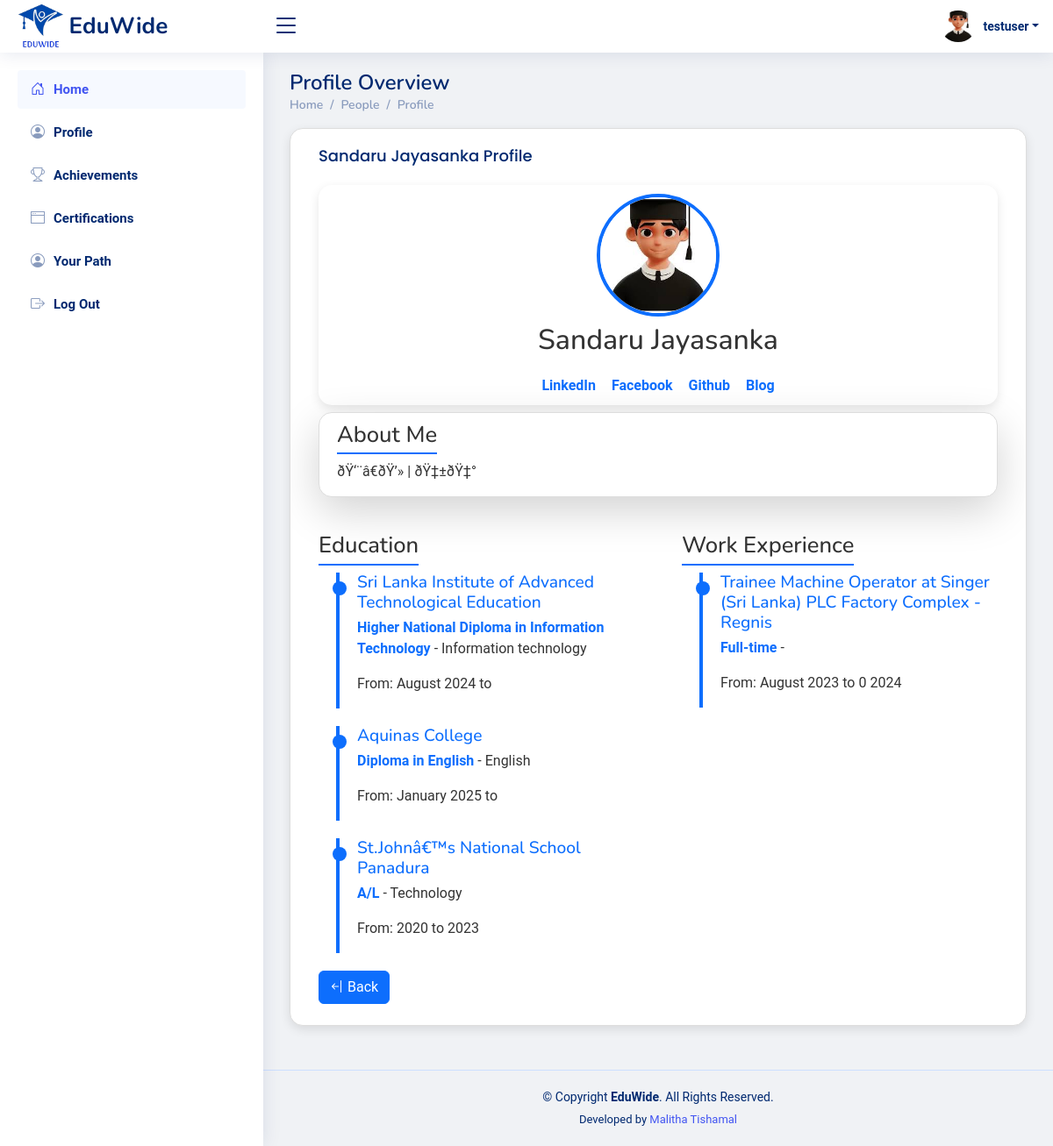
/oddstudents/profile.php?former_student_id=25 (signed in), run on an earlier commit of the app's database.
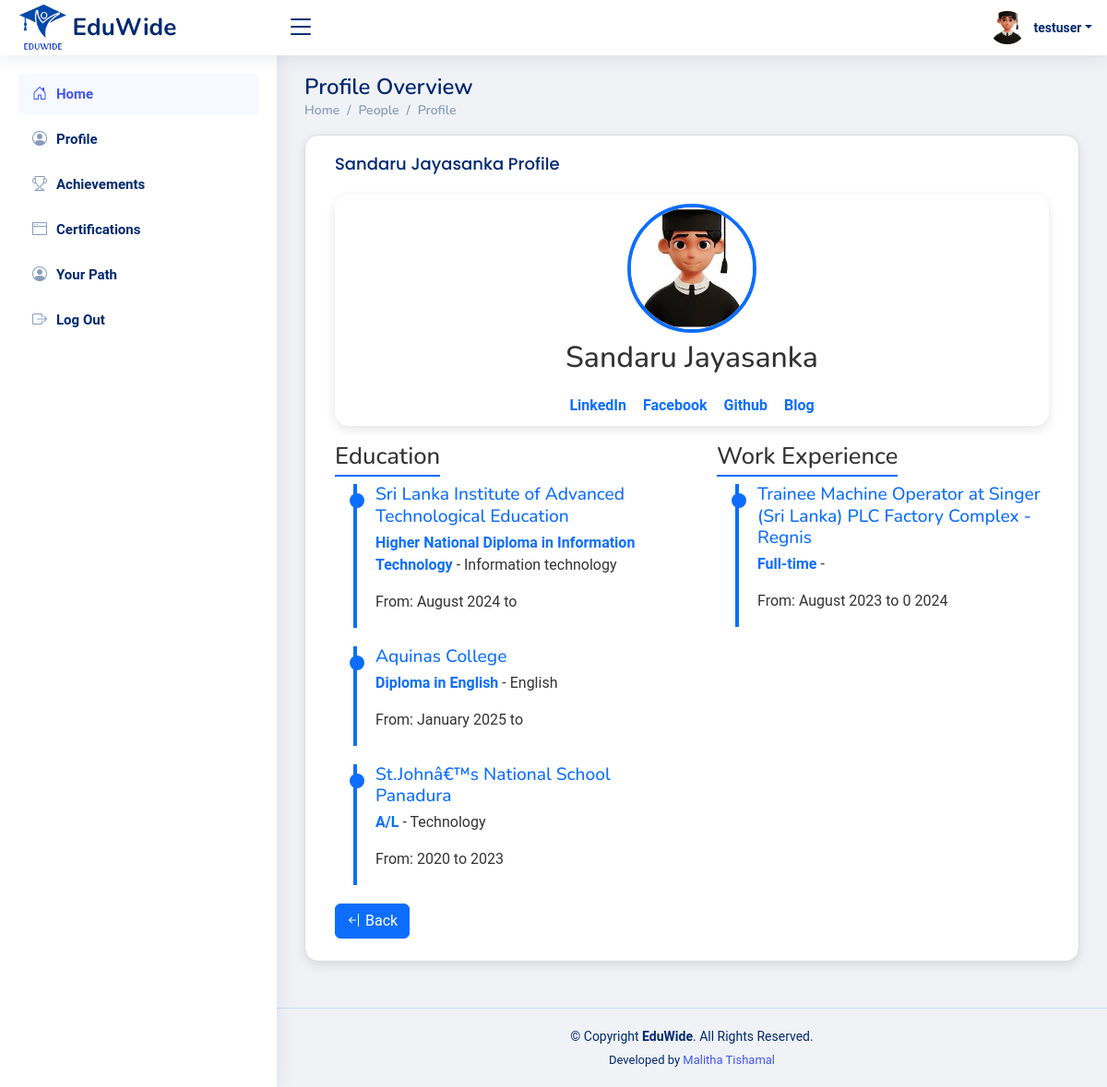
And on a later commit of the database.
### tables this page shows
CREATE TABLE `former_students` (
  `id` int(11) NOT NULL,
  `username` varchar(255) NOT NULL,
  `reg_id` varchar(255) NOT NULL,
  `nic` varchar(20) NOT NULL,
  `email` varchar(255) NOT NULL,
  `profile_picture` varchar(255) DEFAULT 'uploads/profile_pictures/default.png',
  `mobile` varchar(15) NOT NULL,
  `study_year` int(11) NOT NULL,
  `nowstatus` enum('study','work','intern','free') NOT NULL,
  `facebook` varchar(200) NOT NULL,
  `github` varchar(200) NOT NULL,
  `blog` varchar(200) NOT NULL,
  `linkedin` varchar(200) NOT NULL,
  `password` varchar(255) NOT NULL,
  `status` varchar(20) NOT NULL DEFAULT 'approved',
  `created_at` timestamp NOT NULL DEFAULT current_timestamp(),
  `updated_at` timestamp NOT NULL DEFAULT current_timestamp() ON UPDATE current_timestamp(),
  `last_login` datetime DEFAULT NULL
);

CREATE TABLE `about` (
  `user_id` int(11) NOT NULL,
  `about_text` text DEFAULT NULL
);

CREATE TABLE `education` (
  `id` int(11) NOT NULL,
  `user_id` int(11) NOT NULL,
  `school` varchar(255) NOT NULL,
  `degree` varchar(255) DEFAULT NULL,
  `field_of_study` varchar(255) DEFAULT NULL,
  `start_month` varchar(20) DEFAULT NULL,
  `start_year` int(11) DEFAULT NULL,
  `end_month` varchar(20) DEFAULT NULL,
  `end_year` int(11) DEFAULT NULL,
  `grade` varchar(50) DEFAULT NULL,
  `activities` varchar(255) DEFAULT NULL,
  `description` text DEFAULT NULL
);

CREATE TABLE `experiences` (
  `id` int(11) NOT NULL,
  `user_id` varchar(100) NOT NULL,
  `title` varchar(255) NOT NULL,
  `employment_type` varchar(100) DEFAULT NULL,
  `company` varchar(255) NOT NULL,
  `currently_working` tinyint(1) DEFAULT 0,
  `start_month` varchar(20) DEFAULT NULL,
  `start_year` int(11) DEFAULT NULL,
  `end_month` varchar(20) DEFAULT NULL,
  `end_year` int(11) DEFAULT NULL,
  `location` varchar(255) DEFAULT NULL,
  `location_type` varchar(100) DEFAULT NULL,
  `description` text DEFAULT NULL,
  `job_source` varchar(100) DEFAULT NULL,
  `created_at` timestamp NOT NULL DEFAULT current_timestamp(),
  `skills` varchar(255) NOT NULL
);

### oddstudents/profile.php (the view, shortened to what this page needs)
<?php
require_once '../includes/db-conn.php';
$user_id = $_SESSION['former_student_id'];
$sql = "SELECT * FROM former_students WHERE id = ?";
$stmt = $conn->prepare($sql);
$stmt->bind_param("i", $user_id);
$stmt->execute();
$result = $stmt->get_result();
$user = $result->fetch_assoc();
$student_id = intval($_GET['former_student_id']);
$sql = "SELECT * FROM former_students WHERE id = ?";
$stmt = $conn->prepare($sql);
$stmt->bind_param("i", $student_id);
$stmt->execute();
$result = $stmt->get_result();
$student = $result->fetch_assoc();
$edu_sql = "SELECT * FROM education WHERE user_id = ? ORDER BY id DESC";
$stmt = $conn->prepare($edu_sql);
$stmt->bind_param("i", $student_id);
$stmt->execute();
$education = $stmt->get_result()->fetch_all(MYSQLI_ASSOC);
$work_sql = "SELECT * FROM experiences WHERE user_id = ? ORDER BY id DESC";
$stmt = $conn->prepare($work_sql);
$stmt->bind_param("i", $student_id);
$stmt->execute();
$experiences = $stmt->get_result()->fetch_all(MYSQLI_ASSOC);
$about_sql = "SELECT about_text FROM about WHERE user_id = ? LIMIT 1";
$stmt = $conn->prepare($about_sql);
$stmt->bind_param("i", $student_id);
$stmt->execute();
$about_result = $stmt->get_result();
$about = $about_result->fetch_assoc()['about_text'] ?? '';
?>
<!DOCTYPE html>
<html lang="en">
<head>
    <?php include_once("../includes/css-links-inc.php"); ?>
    <link rel="stylesheet" href="https://cdnjs.cloudflare.com/ajax/libs/font-awesome/6.0.0-beta3/css/all.min.css">
</head>
<body>
    <?php include_once("../includes/header.php") ?>
    <?php include_once("../includes/formers-sidebar.php") ?>
    <main id="main" class="main">
        <div class="pagetitle">
            <h1>Profile Overview</h1>
            <nav>
                <ol class="breadcrumb">
                    <li class="breadcrumb-item"><a href="">Home</a></li>
                    <li class="breadcrumb-item"><a href="">People</a></li>
                    <li class="breadcrumb-item"><a href="">Profile</a></li>
                </ol>
            </nav>
        </div>
        <section class="section">
            <div class="row">
                <div class="col-lg-12">
                    <div class="card">
                        <div class="card-body">
                            <div class="container">
                                <h3 class="card-title"><?= htmlspecialchars($student['username']) ?> Profile</h3>
                                <div class="profile-header">
                                    <img src="<?= htmlspecialchars($student['profile_picture']) ?>" alt="Profile Picture">
                                    <h2 class="mt-2"><?= htmlspecialchars($student['username']) ?></h2>
                                    <div class="social-media-links">
                                        <?php if (!empty($student['linkedin'])): ?>
                                           <a href="<?= htmlspecialchars($student['linkedin']) ?>" target="_blank" class="fab fa-linkedin"></a>
                                        <?php endif; ?><span class="text-primary "><b> LinkedIn &nbsp;&nbsp;&nbsp;</b></span>
                                        <?php if (!empty($student['facebook'])): ?>
                                            <a href="<?= htmlspecialchars($student['facebook'])?>" target="_blank" class="fab fa-facebook"></a>
                                        <?php endif; ?><span class="text-primary "><b>Facebook &nbsp;&nbsp;&nbsp;</b></span>
                                        <?php if (!empty($student['github'])): ?>
                                            <a href="<?= htmlspecialchars($student['github']) ?>" target="_blank" class="fab fa-github"></a>
                                        <?php endif; ?><span class="text-primary "><b>Github &nbsp;&nbsp;&nbsp;</b></span>
                                        <?php if (!empty($student['blog'])): ?>
                                            <a href="<?= htmlspecialchars($student['blog']) ?>" target="_blank" class="fas fa-blog"></a>
                                        <?php endif; ?><span class="text-primary "><b>Blog </b></span>
                                    </div>
                                </div>
                                <?php if (!empty($about)): ?>
                                    <div class="card shadow-lg">
                                        <div class="card-body">
                                            <h4 class="section-title">About Me</h4>
                                            <p><?= nl2br(htmlspecialchars($about)) ?></p>
                                        </div>
                                    </div>
                                <?php endif; ?>
                                <div class="row">
                                    <div class="col-md-6">
                                        <h4 class="section-title">Education</h4>
                                        <ul class="timeline">
                                            <?php foreach ($education as $edu): ?>
                                                <li class="timeline-item">
                                                    <div>
                                                        <h5><?= htmlspecialchars($edu['school']) ?></h5>
                                                        <p><span><?= htmlspecialchars($edu['degree']) ?></span> - <?= htmlspecialchars($edu['field_of_study']) ?></p>
                                                        <p>From: <?= htmlspecialchars($edu['start_month']) ?> <?= htmlspecialchars($edu['start_year']) ?> to <?= htmlspecialchars($edu['end_month']) ?> <?= htmlspecialchars($edu['end_year']) ?></p>
                                                    </div>
                                                </li>
                                            <?php endforeach; ?>
                                        </ul>
                                    </div>
                                    <div class="col-md-6">
                                        <h4 class="section-title">Work Experience</h4>
                                        <ul class="timeline">
                                            <?php foreach ($experiences as $exp): ?>
                                                <li class="timeline-item">
                                                    <div>
                                                        <h5><?= htmlspecialchars($exp['title']) ?> at <?= htmlspecialchars($exp['company']) ?></h5>
                                                        <p><span><?= htmlspecialchars($exp['employment_type']) ?></span> - <?= htmlspecialchars($exp['location']) ?></p>
                                                        <p>From: <?= htmlspecialchars($exp['start_month']) ?> <?= htmlspecialchars($exp['start_year']) ?> to <?= htmlspecialchars($exp['end_month']) ?> <?= htmlspecialchars($exp['end_year']) ?></p>
                                                    </div>
                                                </li>
                                            <?php endforeach; ?>
                                        </ul>
                                    </div>
                                </div>
                                <a href="index.php" class="btn btn-primary mb-4"><i class="bi bi-arrow-bar-left"></i> Back </a>
                            </div>
                        </div>
                    </div>
                </div>
            </div>
        </section>
    </main>
    <?php include_once("../includes/footer.php") ?>
</body>
</html>

### includes/css-links-inc.php (shortened to what this page needs)
<?php
    function get_base_url() {
        $protocol = (!empty($_SERVER['HTTPS']) && $_SERVER['HTTPS'] !== 'off' || $_SERVER['SERVER_PORT'] == 443) ? "https://" : "http://";
        $host = $_SERVER['HTTP_HOST'];
        if ($host == 'localhost') {
            return $protocol . $host . '/Eduwide-Carrier-Guide-Line-System-with-LMS/';
        } else {
            return $protocol . $host . '/';
        }
    }
    $base_url = get_base_url();
?>
<link href="<?php echo $base_url; ?>assets/vendor/bootstrap/css/bootstrap.min.css" rel="stylesheet">
<link href="<?php echo $base_url; ?>assets/vendor/bootstrap-icons/bootstrap-icons.css" rel="stylesheet">
<link href="<?php echo $base_url; ?>assets/vendor/boxicons/css/boxicons.min.css" rel="stylesheet">
<link href="<?php echo $base_url; ?>assets/vendor/quill/quill.snow.css" rel="stylesheet">
<link href="<?php echo $base_url; ?>assets/vendor/quill/quill.bubble.css" rel="stylesheet">
<link href="<?php echo $base_url; ?>assets/vendor/remixicon/remixicon.css" rel="stylesheet">
<link href="<?php echo $base_url; ?>assets/vendor/simple-datatables/style.css" rel="stylesheet">
<link href="<?php echo $base_url; ?>assets/css/style.css" rel="stylesheet">

### includes/header.php (shortened to what this page needs)
<header id="header" class="header fixed-top d-flex align-items-center">
    <div class="d-flex align-items-center justify-content-between">
        <a href="" class="logo d-flex align-items-center">
            <img src="<?php echo $base_url; ?>assets/images/logos/eduwide-logo.png" alt="">
            <span class="d-none d-lg-block">EduWide</span>
        </a>
        <i class="bi bi-list toggle-sidebar-btn"></i>
    </div>
    <nav class="header-nav ms-auto">
        <ul class="d-flex align-items-center">
            <?php
                $profilePic = isset($user['profile_picture']) && $user['profile_picture'] ? $user['profile_picture'] : 'default.png';
            ?>
            <li class="nav-item dropdown pe-3">
                <a class="nav-link nav-profile d-flex align-items-center pe-0" href="#" data-bs-toggle="dropdown">
                   <img id="profilePicture" src="<?php echo $profilePic; ?>" alt="Profile Picture" class="rounded-circle" style="width: 40px !important; height: 40px !important; object-fit: cover;">
                    <span class="d-none d-md-block dropdown-toggle ps-2"><?php echo htmlspecialchars($user['username']); ?></span>
                </a>
            </li>
        </ul>
    </nav>
</header>

### includes/formers-sidebar.php
<aside id="sidebar" class="sidebar">
    <ul class="sidebar-nav" id="sidebar-nav">
        <li class="nav-item">
            <a class="nav-link" href="index.php">
                <i class="bi bi-house-door"></i> <span>Home</span>
            </a>
        </li>
        <li class="nav-item">
            <a class="nav-link collapsed" href="user-profile.php">
                <i class="bi bi-person-circle"></i> <span>Profile</span>
            </a>
        </li>
        <li class="nav-item">
            <a class="nav-link collapsed" href="pages-achievements.php">
                <i class="bi bi-trophy"></i> <span>Achievements</span>
            </a>
        </li>
        <li class="nav-item">
            <a class="nav-link collapsed" href="pages-Certification.php">
               <i class="bi bi-window-fullscreen"></i> <span>Certifications</span>
            </a>
        </li>
        <li class="nav-item">
            <a class="nav-link collapsed" href="pages-your-path.php">
                <i class="bi bi-person-circle"></i> <span>Your Path</span>
            </a>
        </li>
        <li class="nav-item">
            <a class="nav-link collapsed" href="logout.php">
                <i class="bi bi-box-arrow-right"></i> <span>Log Out</span>
            </a>
        </li>
    </ul>
</aside>

### includes/footer.php
<footer id="footer" class="footer">
    <div class="copyright">
        &copy; Copyright <strong><span>EduWide</span></strong>. All Rights Reserved.
    <div class="credits">
        Developed by <a href="../developers.php">Malitha Tishamal</a>
    </div>
</footer>

### assets/css/style.css (style rules this page uses)
:root { scroll-behavior: smooth; }
body { font-family: "Open Sans", sans-serif; background: #f6f9ff; color: #444444; }
a { color: #4154f1; text-decoration: none; }
h1, h2, h3, h4, h5, h6 { font-family: "Nunito", sans-serif; }
#main { margin-top: 60px; padding: 20px 30px; transition: all 0.3s; }
.pagetitle { margin-bottom: 10px; }
.pagetitle h1 { font-size: 24px; margin-bottom: 0; font-weight: 600; color: #012970; }
.card { margin-bottom: 30px; border: none; border-radius: 5px; box-shadow: 0px 0 30px rgba(1, 41, 112, 0.1); }
.card-title { padding: 20px 0 15px 0; font-size: 18px; font-weight: 500; color: #012970; font-family: "Poppins", sans-serif; }
.card-body { padding: 0 20px 20px 20px; }
.breadcrumb { font-size: 14px; font-family: "Nunito", sans-serif; color: #899bbd; font-weight: 600; }
.breadcrumb a { color: #899bbd; transition: 0.3s; }
.breadcrumb .breadcrumb-item::before { color: #899bbd; }
.logo { line-height: 1; }
@media (min-width: 1200px) { .logo { width: 280px; } }
.logo img { max-height: 50px; margin-right: 6px; }
.logo span { font-size: 26px; font-weight: 700; color: #012970; font-family: "Nunito", sans-serif; }
.header { transition: all 0.5s; z-index: 997; height: 60px; box-shadow: 0px 2px 20px rgba(1, 41, 112, 0.1); background-color: #fff; padding-left: 20px; }
.header .toggle-sidebar-btn { font-size: 32px; padding-left: 10px; cursor: pointer; color: #012970; }
.header-nav ul { list-style: none; }
.header-nav>ul { margin: 0; padding: 0; }
.header-nav .nav-profile { color: #012970; }
.header-nav .nav-profile img { max-height: 36px; }
.header-nav .nav-profile span { font-size: 14px; font-weight: 600; }
.sidebar { position: fixed; top: 60px; left: 0; bottom: 0; width: 300px; z-index: 996; transition: all 0.3s; padding: 20px; overflow-y: auto; scrollbar-width: thin; scrollbar-color: #aab7cf transparent; box-shadow: 0px 0px 20px rgba(1, 41, 112, 0.1); background-color: #fff; }
@media (min-width: 1200px) { #main, #footer { margin-left: 300px; } }
.sidebar-nav { padding: 0; margin: 0; list-style: none; }
.sidebar-nav li { padding: 0; margin: 0; list-style: none; }
.sidebar-nav .nav-item { margin-bottom: 5px; }
.sidebar-nav .nav-link { display: flex; align-items: center; font-size: 15px; font-weight: 600; color: #4154f1; transition: 0.3; background: #f6f9ff; padding: 10px 15px; border-radius: 4px; }
.sidebar-nav .nav-link i { font-size: 16px; margin-right: 10px; color: #4154f1; }
.sidebar-nav .nav-link.collapsed { color: #012970; background: #fff; }
.sidebar-nav .nav-link.collapsed i { color: #899bbd; }
.footer { padding: 20px 0; font-size: 14px; transition: all 0.3s; border-top: 1px solid #cddfff; }
.footer .copyright { text-align: center; color: #012970; }
.footer .credits { padding-top: 5px; text-align: center; font-size: 13px; color: #012970; }

What changed in the data, as far as the page shows it:
removed about: about_text "ðŸ‘¨â€ðŸ’» | ðŸ‡±ðŸ‡°"
Also different on the page:
text no longer shown: "About Me"
